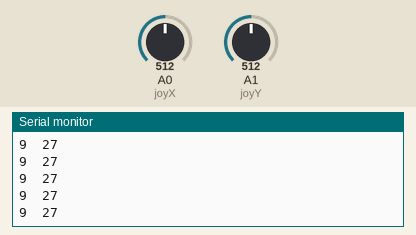
A sketch run on a simulated Arduino Uno, built with avr-gcc and run on an emulated ATmega328P. Parts: the last lines printed to the serial monitor. The inputs (shaded band) are chosen by the test bench; at power-on: A0 (joyX) = 512, A1 (joyY) = 512.

Above: at 1.2 s.
1.3 s: A0 (joyX) set to 594
At 1.9 s:
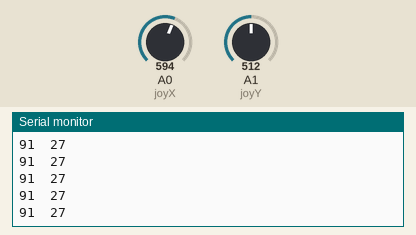
4.3 s: A0 (joyX) set to 619
At 5.0 s:
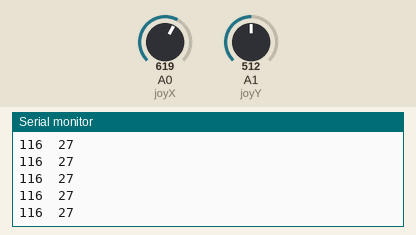
Timing chart, 0 to 7.3 s (numbered marks = the images above; inputs shaded):
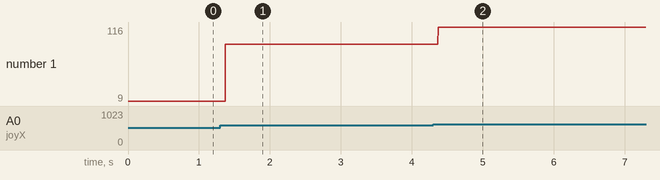

The sketch:

BioHack_Arduino_Program.ino
```cpp
const int joyX = 0;
const int joyY = 1;
int xValue;
int yValue;

void setup() {
  Serial.begin(9600);
}

void loop() {
  // put your main code here, to run repeatedly:
  xValue = analogRead(joyX)-503;
  yValue = analogRead(joyY)-485;

  //print the values with to plot or view
  Serial.print(xValue);
  Serial.print("\t");
  Serial.println(yValue);

  if (xValue >= 260) {
    digitalWrite(13, HIGH);

  }

  else {
    digitalWrite(13, LOW);
  }
}
```

Measured:
- after the input at 1.3 s, the serial monitor: prints a new line after 0.07 s (image 1)
- after the input at 4.3 s, the serial monitor: prints a new line after 0.07 s (image 2)
- plotted number 1: 9 → 91 after the input at 1.3 s, 91 → 116 after the input at 4.3 s
